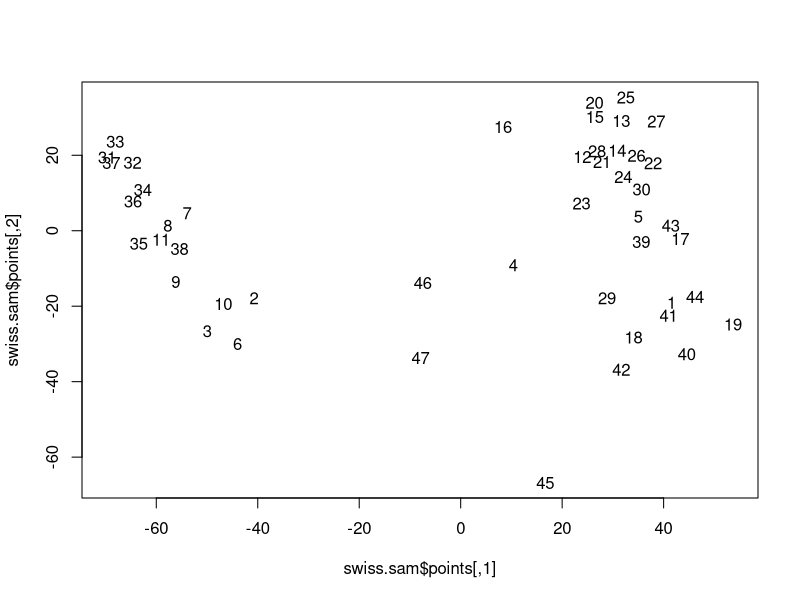

This figure's R source:
library(MASS)


### Name: sammon
### Title: Sammon's Non-Linear Mapping
### Aliases: sammon
### Keywords: multivariate

### ** Examples

swiss.x <- as.matrix(swiss[, -1])
swiss.sam <- sammon(dist(swiss.x))
plot(swiss.sam$points, type = "n")
text(swiss.sam$points, labels = as.character(1:nrow(swiss.x)))
